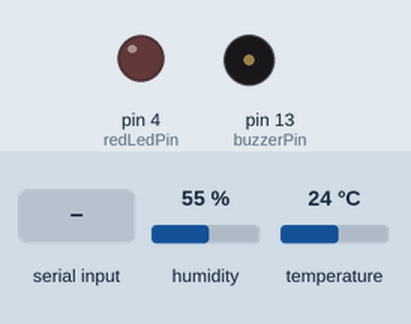
Recording of a sketch running on a simulated Arduino Uno, built with avr-gcc and run on an emulated ATmega328P. Shown: output pins drawn as LEDs (lit = HIGH), buzzer (waves = sounding). The inputs (shaded band) are chosen by the test bench; at power-on: humidity 55 %, temperature 24 °C. What the sketch prints to the serial monitor is not drawn.

Above: at 1.2 s.
1.3 s: "s" received over Serial
At 2.3 s:
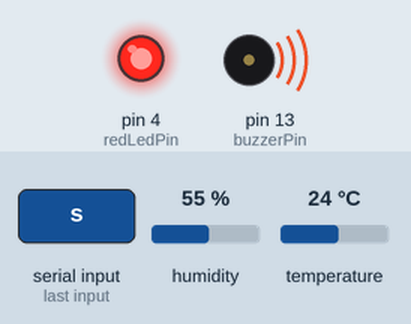
Timing chart, 0 to 5.8 s (numbered marks = the images above; inputs shaded):
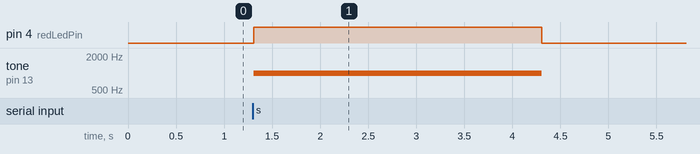

The sketch:

ino_drowsy.ino
```cpp
#include <DFRobot_DHT11.h>

DFRobot_DHT11 DHT;

const int buzzerPin = 13;
const int redLedPin = 4;

#define DHT11_PIN 2

void setup() {
  Serial.begin(9600);
  pinMode(redLedPin, OUTPUT);
  pinMode(buzzerPin, OUTPUT);
}

void loop() {
  DHT.read(DHT11_PIN);
  Serial.print("temp: ");
  Serial.println(DHT.temperature);

  if (Serial.available() > 0) { //시리얼 버퍼 존재
    char command = Serial.read();

    if (command == 's') { //파이썬에서 s가 버퍼로 전송
      digitalWrite(redLedPin, HIGH); //부저 & LED ON
      tone(buzzerPin, 1000);
      delay(3000);
      noTone(buzzerPin);
      digitalWrite(redLedPin, LOW);
    }
  }
  delay(50);
}
```

Measured:
- after the input at 1.3 s, pin 4 (redLedPin): LOW → HIGH at once, → LOW 3.0 s later; tone on pin 13 (buzzerPin): silent → 1000 Hz at once, → silent 3.0 s later
